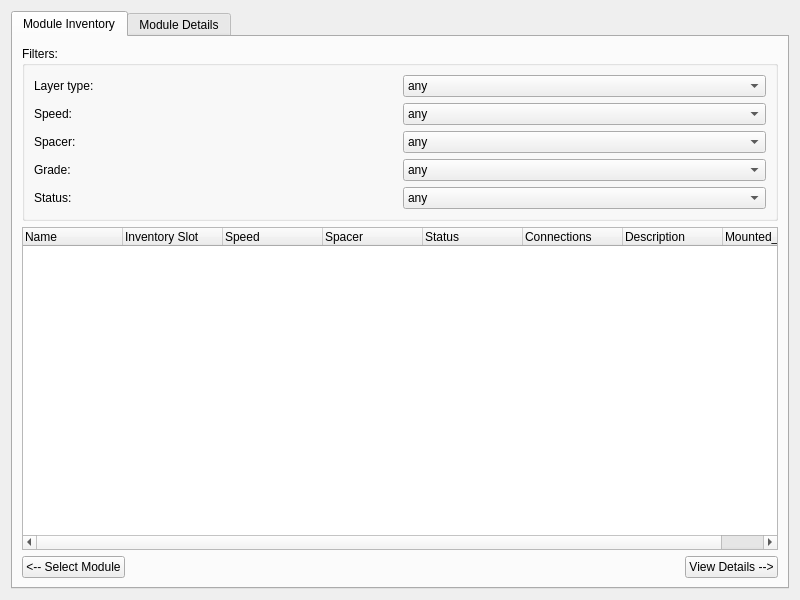
<?xml version="1.0" encoding="UTF-8"?>
<ui version="4.0">
 <class>ModuleDBWidget</class>
 <widget class="QWidget" name="ModuleDBWidget">
  <property name="geometry">
   <rect>
    <x>0</x>
    <y>0</y>
    <width>800</width>
    <height>600</height>
   </rect>
  </property>
  <layout class="QVBoxLayout" name="verticalLayout">
   <item>
    <widget class="QTabWidget" name="tabWidget">
     <widget class="QWidget" name="tab_2">
      <attribute name="title">
       <string>Module Inventory</string>
      </attribute>
      <layout class="QVBoxLayout" name="verticalLayout_7">
       <item>
        <widget class="QGroupBox" name="groupBox">
         <property name="title">
          <string>Filters:</string>
         </property>
         <layout class="QGridLayout" name="gridLayout_5">
          <item row="0" column="0">
           <widget class="QLabel" name="label_4">
            <property name="text">
             <string>Layer type:</string>
            </property>
           </widget>
          </item>
          <item row="0" column="1">
           <widget class="QComboBox" name="layertypeCB">
            <item>
             <property name="text">
              <string>any</string>
             </property>
            </item>
           </widget>
          </item>
          <item row="1" column="0">
           <widget class="QLabel" name="label_8">
            <property name="text">
             <string>Speed:</string>
            </property>
           </widget>
          </item>
          <item row="1" column="1">
           <widget class="QComboBox" name="speedCB">
            <item>
             <property name="text">
              <string>any</string>
             </property>
            </item>
            <item>
             <property name="text">
              <string>5G</string>
             </property>
            </item>
            <item>
             <property name="text">
              <string>10G</string>
             </property>
            </item>
           </widget>
          </item>
          <item row="2" column="0">
           <widget class="QLabel" name="label_9">
            <property name="text">
             <string>Spacer:</string>
            </property>
           </widget>
          </item>
          <item row="2" column="1">
           <widget class="QComboBox" name="spacerCB">
            <item>
             <property name="text">
              <string>any</string>
             </property>
            </item>
            <item>
             <property name="text">
              <string>4.0mm</string>
             </property>
            </item>
            <item>
             <property name="text">
              <string>2.6mm</string>
             </property>
            </item>
            <item>
             <property name="text">
              <string>1.8mm</string>
             </property>
            </item>
           </widget>
          </item>
          <item row="3" column="0">
           <widget class="QLabel" name="label_10">
            <property name="text">
             <string>Grade:</string>
            </property>
           </widget>
          </item>
          <item row="3" column="1">
           <widget class="QComboBox" name="spacerCB_2">
            <item>
             <property name="text">
              <string>any</string>
             </property>
            </item>
           </widget>
          </item>
          <item row="4" column="0">
           <widget class="QLabel" name="label_11">
            <property name="text">
             <string>Status:</string>
            </property>
           </widget>
          </item>
          <item row="4" column="1">
           <widget class="QComboBox" name="spacerCB_3">
            <item>
             <property name="text">
              <string>any</string>
             </property>
            </item>
            <item>
             <property name="text">
              <string>Ready For Mounting</string>
             </property>
            </item>
            <item>
             <property name="text">
              <string>Mounted</string>
             </property>
            </item>
            <item>
             <property name="text">
              <string>To Be Tested</string>
             </property>
            </item>
           </widget>
          </item>
         </layout>
        </widget>
       </item>
       <item>
        <widget class="QTreeWidget" name="treeWidget">
         <column>
          <property name="text">
           <string>Name</string>
          </property>
         </column>
         <column>
          <property name="text">
           <string>Inventory Slot</string>
          </property>
         </column>
         <column>
          <property name="text">
           <string>Speed</string>
          </property>
         </column>
         <column>
          <property name="text">
           <string>Spacer</string>
          </property>
         </column>
         <column>
          <property name="text">
           <string>Status</string>
          </property>
         </column>
         <column>
          <property name="text">
           <string>Connections</string>
          </property>
         </column>
         <column>
          <property name="text">
           <string>Description</string>
          </property>
         </column>
         <column>
          <property name="text">
           <string>Mounted_on</string>
          </property>
         </column>
        </widget>
       </item>
       <item>
        <layout class="QHBoxLayout" name="horizontalLayout_10">
         <item>
          <widget class="QPushButton" name="selectModulePB">
           <property name="text">
            <string>&lt;-- Select Module</string>
           </property>
          </widget>
         </item>
         <item>
          <spacer name="horizontalSpacer_9">
           <property name="orientation">
            <enum>Qt::Horizontal</enum>
           </property>
           <property name="sizeHint" stdset="0">
            <size>
             <width>40</width>
             <height>20</height>
            </size>
           </property>
          </spacer>
         </item>
         <item>
          <widget class="QPushButton" name="viewDetailsPB">
           <property name="text">
            <string>View Details --&gt;</string>
           </property>
          </widget>
         </item>
        </layout>
       </item>
      </layout>
     </widget>
     <widget class="QWidget" name="moduleDetailsTab">
      <attribute name="title">
       <string>Module Details</string>
      </attribute>
      <layout class="QVBoxLayout" name="verticalLayout_8">
       <item>
        <widget class="QLabel" name="moduleNameLabel">
         <property name="font">
          <font>
           <pointsize>14</pointsize>
           <weight>75</weight>
           <bold>true</bold>
          </font>
         </property>
         <property name="text">
          <string/>
         </property>
         <property name="alignment">
          <set>Qt::AlignCenter</set>
         </property>
        </widget>
       </item>
       <item>
        <widget class="QTreeWidget" name="detailsTree">
         <property name="columnCount">
          <number>2</number>
         </property>
         <column>
          <property name="text">
           <string>Field</string>
          </property>
         </column>
         <column>
          <property name="text">
           <string>Value</string>
          </property>
         </column>
        </widget>
       </item>
       <item>
        <layout class="QHBoxLayout" name="horizontalLayout_11">
         <item>
          <widget class="QPushButton" name="editDetailsButton">
           <property name="text">
            <string>Edit Selected</string>
           </property>
          </widget>
         </item>
         <item>
          <widget class="QPushButton" name="saveDetailsButton">
           <property name="text">
            <string>Save Changes</string>
           </property>
          </widget>
         </item>
         <item>
          <widget class="QPushButton" name="disconnectButton">
           <property name="text">
            <string>Disconnect</string>
           </property>
          </widget>
         </item>
        </layout>
       </item>
      </layout>
     </widget>
    </widget>
   </item>
  </layout>
 </widget>
 <resources/>
 <connections/>
</ui>
